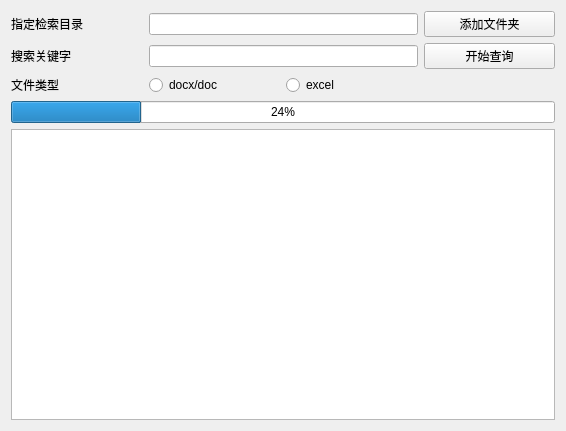
<?xml version="1.0" encoding="UTF-8"?>
<ui version="4.0">
 <class>Form</class>
 <widget class="QWidget" name="Form">
  <property name="geometry">
   <rect>
    <x>0</x>
    <y>0</y>
    <width>566</width>
    <height>431</height>
   </rect>
  </property>
  <property name="sizePolicy">
   <sizepolicy hsizetype="Fixed" vsizetype="Fixed">
    <horstretch>0</horstretch>
    <verstretch>0</verstretch>
   </sizepolicy>
  </property>
  <property name="windowTitle">
   <string>Form</string>
  </property>
  <layout class="QGridLayout" name="gridLayout_2">
   <item row="0" column="0">
    <layout class="QGridLayout" name="gridLayout">
     <item row="0" column="0">
      <widget class="QLabel" name="dstdirLabel">
       <property name="text">
        <string>指定检索目录</string>
       </property>
      </widget>
     </item>
     <item row="0" column="1" colspan="2">
      <widget class="QLineEdit" name="lineEdit"/>
     </item>
     <item row="0" column="3">
      <widget class="QPushButton" name="addDirButton">
       <property name="text">
        <string>添加文件夹</string>
       </property>
      </widget>
     </item>
     <item row="1" column="0">
      <widget class="QLabel" name="keywordLabel">
       <property name="text">
        <string>搜索关键字</string>
       </property>
      </widget>
     </item>
     <item row="1" column="1" colspan="2">
      <widget class="QLineEdit" name="lineEdit_2"/>
     </item>
     <item row="1" column="3">
      <widget class="QPushButton" name="searchButton">
       <property name="text">
        <string>开始查询</string>
       </property>
      </widget>
     </item>
     <item row="2" column="0">
      <widget class="QLabel" name="fileTypeLabel">
       <property name="text">
        <string>文件类型</string>
       </property>
      </widget>
     </item>
     <item row="2" column="1">
      <widget class="QRadioButton" name="rb1">
       <property name="text">
        <string>docx/doc</string>
       </property>
      </widget>
     </item>
     <item row="2" column="2">
      <widget class="QRadioButton" name="rb2">
       <property name="text">
        <string>excel</string>
       </property>
      </widget>
     </item>
     <item row="3" column="0" colspan="4">
      <widget class="QProgressBar" name="progressBar">
       <property name="value">
        <number>24</number>
       </property>
      </widget>
     </item>
     <item row="4" column="0" colspan="4">
      <widget class="QTableWidget" name="tableWidget"/>
     </item>
    </layout>
   </item>
  </layout>
 </widget>
 <resources/>
 <connections/>
</ui>
